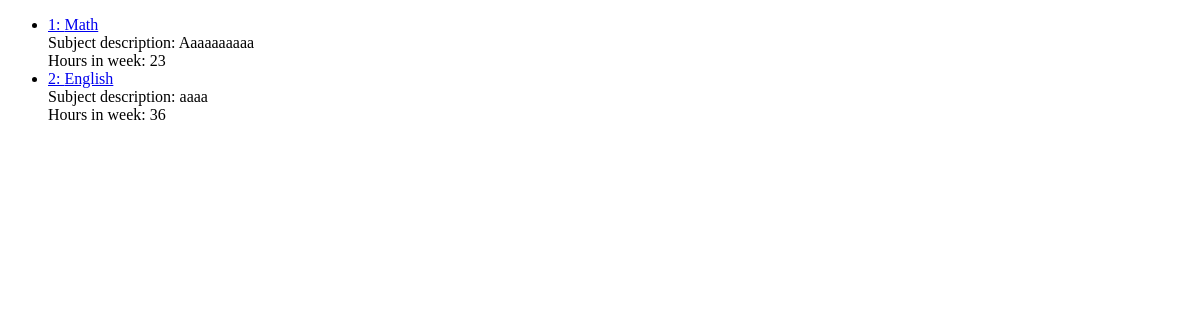
Before: /subjects (signed in) with the older database file.
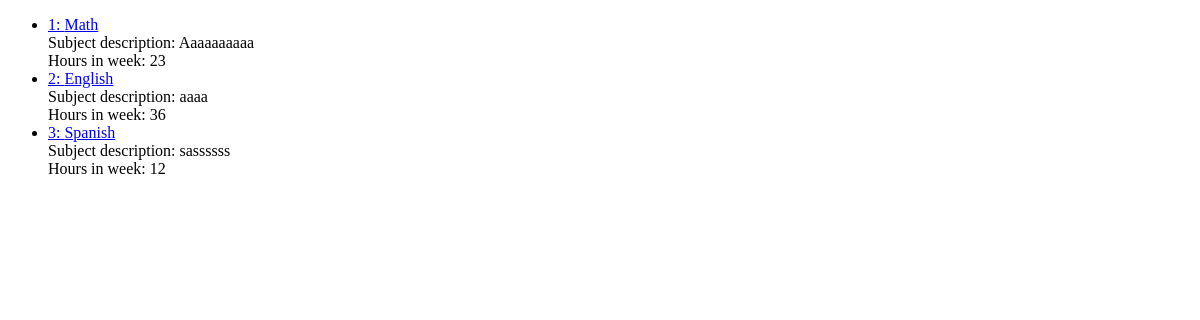
After: the same page with the newer database file.
### app/models.py (models this page shows)
class Subject(models.Model):
    name = models.CharField(max_length=90)
    description = models.CharField(max_length=124)
    hours_in_week = models.IntegerField()
    create_time = models.DateTimeField(default=timezone.now())
    teacher = models.OneToOneField("Person", on_delete=CASCADE, null=True)

### app/views.py (the view)
# urls.py: path('subjects', SubjectSelect.as_view(), name="subjects_list"),
@method_decorator(login_required, name='dispatch')
class SubjectSelect(ListView):
    model = Subject
    template_name = "subject_list.html"

### app/templates/subject_list.html (shortened to what this page needs)
<!DOCTYPE html>
<html lang="en">
<head>
</head>
<body>
<ul>
    {% for subject in object_list %}
    <li>
        <a href="{% url 'subjects_update' pk=subject.id %}"> {{ subject.id }}: {{subject.name}}</a><br>
        Subject description: {{ subject.description }} <br>
        Hours in week: {{ subject.hours_in_week }}
    </li>
    {% endfor %}
</ul>
</body>
</html>

Changed rows visible on the page:
added Subject: id "3", name "Spanish", description "sassssss", hours_in_week "12"
